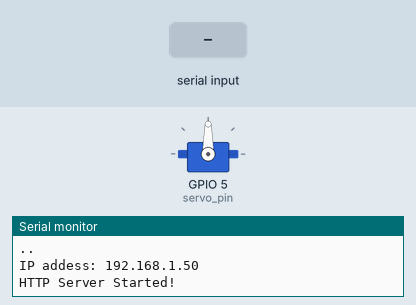
Simulated run of this sketch. Board: ESP32. On the bench: servo, the last lines printed to the serial monitor. Inputs (shaded band) come from the test bench. WiFi joins after 1.5 s; servers stay silent unless stated.

Above: at 3.3 s.
3.4 s: "30,150\n" received over Serial
At 4.6 s:
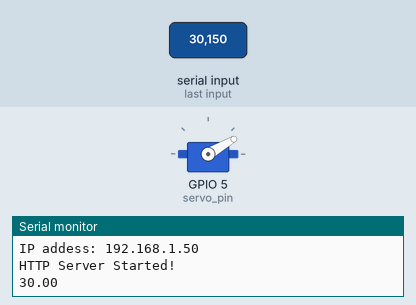
4.9 s: "4\n" received over Serial
At 5.9 s:
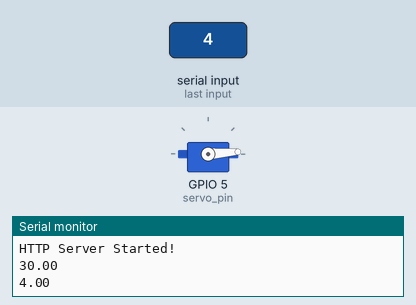
6.4 s: "200\n" received over Serial
At 7.0 s:
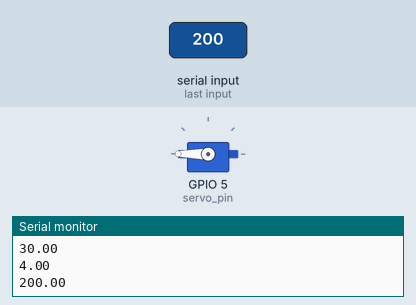
7.9 s: "90,45\n" received over Serial
At 9.3 s:
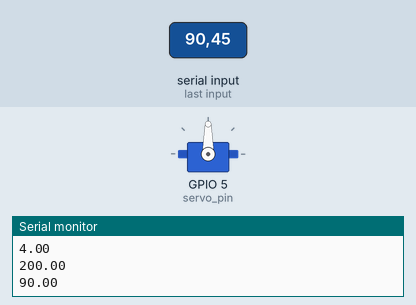
Timing chart, 0 to 10.4 s (numbered marks = the images above; inputs shaded):
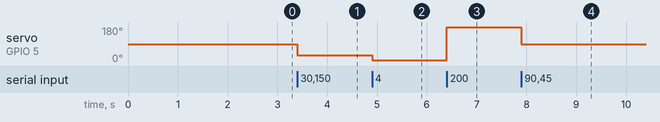

The sketch:

ESP32_Servo.ino
```cpp
#include <ESP32Servo.h>
#include <WiFi.h>
#include <AsyncTCP.h>
#include <ESPAsyncWebServer.h>

Servo servo;
const int servo_pin = 5;

const char *ssid = "AIE_509_2.4G";
const char *password = "addinedu_class1";

AsyncWebServer server(80); // port number. (webserver = 8080 or 80)

const char* INPUT_PARAM1 = "degree";

const char html[] PROGMEM = R"rawliteral(
<!DOCTYPE html>
<html>
<body>
<center>
<h1>Hello, ESP32 Web Server - Async/Servo </h1>
<div>
Photoresistor Value : <div id="sensor">None</div>
</div>
<form action="/get">
Servo Degree : <input type="text" name="degree" >
<input type="submit" value="Submit" >
</form>
</center>
<script>
  setInterval(getSensorValue, 100);
  function getSensorValue() {
    var xhttp = new XMLHttpRequest();
    xhttp.onreadystatechange = function() {
      if (this.readyState == 4 && this.status == 200) {
        document.getElementById("sensor").innerHTML = this.responseText;
      }
    };
    xhttp.open("GET", "/sensor", true);
    xhttp.send();
  }
</script>
</body>
</html>
)rawliteral";


String processor(const String& var)
{
  Serial.println(var);
  return var;
}

void setup() {
  // put your setup code here, to run once:
  Serial.begin(115200);
  servo.attach(servo_pin);
  Serial.println("ESP32 web Server Start");
  Serial.println(ssid);

   WiFi.begin(ssid, password);

  while (WiFi.status() != WL_CONNECTED)
  {
    delay(1000);
    Serial.print(".");
  }

  Serial.println();

  Serial.print("IP addess: ");
  Serial.println(WiFi.localIP());

  server.on("/", HTTP_GET, [] (AsyncWebServerRequest *req) {
    req->send_P(200, "text/html", html, processor);
  });

  server.on("/sensor", HTTP_GET, [] (AsyncWebServerRequest *request) {
    int sensor = analogRead(34);
    String s1 = String(sensor);
    Serial.println(s1);
    request->send(200, "text/plain", s1);
  });

  server.on("/get", HTTP_GET, [] (AsyncWebServerRequest *req) {
    String inputMessage = req->getParam(INPUT_PARAM1)->value();
    Serial.println(inputMessage);
    float degree = inputMessage.toFloat();
    servo.write(degree);
    req->send_P(200, "text/html", html, processor);
  });

  server.begin();

  Serial.println("HTTP Server Started!");
  delay(100);
}


void loop() {
  // put your main code here, to run repeatedly:
  while(Serial.available() > 0)
  {
    String input = Serial.readStringUntil('\n');
    float degree = input.toFloat();
    Serial.println(degree);
    servo.write(degree);
  }
}
```

Measured:
- after the input at 3.4 s, servo on GPIO 5 (servo_pin): 90° → 30° at once
- after the input at 4.9 s, servo on GPIO 5 (servo_pin): 30° → 4° at once
- after the input at 6.4 s, servo on GPIO 5 (servo_pin): 4° → 180° at once
- after the input at 7.9 s, servo on GPIO 5 (servo_pin): 180° → 90° at once
